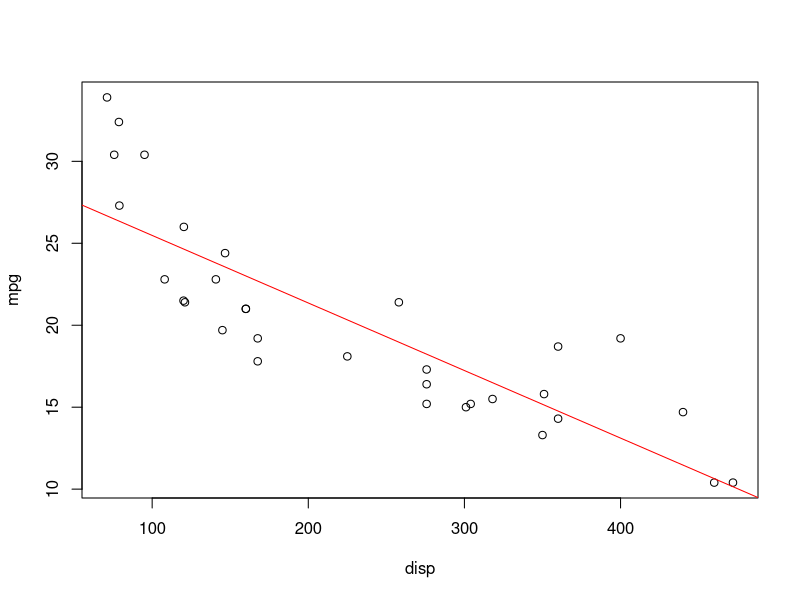

Here is the R script that generated this plot:
result<-lm(mtcars$mpg~mtcars$disp)
#print(result)

#print(summary(result))

a<-plot(mtcars$mpg~mtcars$disp, xlab="disp", ylab="mpg")
print(a)
aa<-abline(result, col="red")
print(aa)